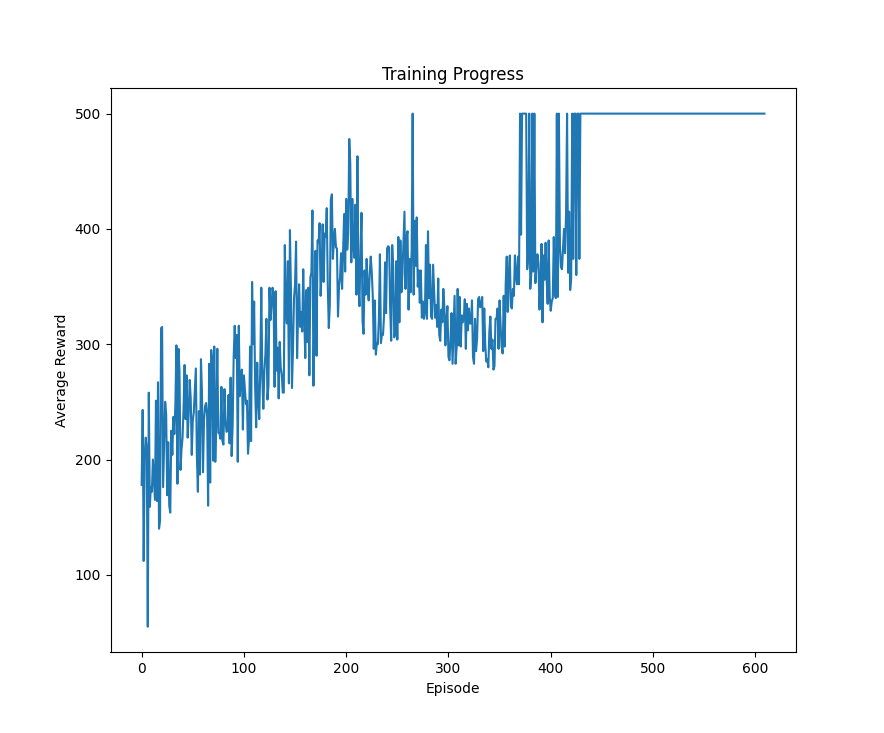

Generate this figure with Python:
import gymnasium as gym
import numpy as np
import tensorflow as tf
from tensorflow import keras
from tensorflow.keras import layers
import argparse
import os
import continuous_cartpole  # Make sure this line registers 'ContinuousCartPole-v0'
import edumip

import matplotlib.pyplot as plt


# Parse command line arguments
parser = argparse.ArgumentParser()
parser.add_argument("--mode", choices=["train", "preview"], required=True)
args = parser.parse_args()

# Create environment
env = gym.make("EduMIP-v2", render_mode="human" if args.mode == "preview" else None)
env = gym.wrappers.TimeLimit(env, max_episode_steps=500)

# Hyperparameters
gamma = 0.99
learning_rate = 0.0002
max_episodes = 9000
model_save_path = "model_policy_edumip.keras"

# Actor Network
# def create_actor():
#     inputs = keras.Input(shape=(env.observation_space.shape[0],))
#     x = layers.Dense(64, activation="relu")(inputs)
#     x = layers.Dense(64, activation="relu")(x)
#     mu = layers.Dense(1, activation="tanh")(x)  # Output mean between -1 and 1
#     sigma = layers.Dense(1, activation="softplus")(x)  # Output positive std deviation
#     return keras.Model(inputs=inputs, outputs=[mu, sigma])

actor = keras.models.load_model("model_policy_cartpole.keras") # Bootstrap off of the continuous cartpole.
optimizer = keras.optimizers.Adam(learning_rate=learning_rate)

# Function to sample an action
def sample_action(mu, sigma, episode):
    if episode > 1000:
        sigma = tf.maximum(0.01, sigma * 0.99)  # Decay sigma by 1% per episode, floor at 0.01
    action = tf.random.normal(shape=[1], mean=mu, stddev=sigma)
    return tf.clip_by_value(action, -1.0, 1.0)

# Function to compute returns (discounted rewards)
def compute_returns(rewards, gamma=0.99):
    returns = []
    G = 0
    for r in reversed(rewards):
        G = r + gamma * G
        returns.insert(0, G)
    returns = np.array(returns)
    # returns = (returns - returns.mean()) / (returns.std() + 1e-8)  # Normalize
    return returns

if args.mode == "train":
    all_rewards = []
    all_loss = []

    # Set up live plotting
    plt.ion()
    fig, ax = plt.subplots()
    rewards_plot, = ax.plot([], [])
    ax.set_xlabel('Episode')
    ax.set_ylabel('Average Reward')
    ax.set_title('Training Progress')

    try:
        for episode in range(1, max_episodes + 1):
            state, _ = env.reset()
            done = False
            episode_states = []
            episode_actions = []
            episode_rewards = []

            while not done:
                state_tensor = tf.convert_to_tensor(state[None, :], dtype=tf.float32)
                mu, sigma = actor(state_tensor)
                action = sample_action(mu, sigma, episode)

                next_state, reward, terminated, truncated, _ = env.step(action.numpy()[0])
                done = terminated or truncated

                episode_states.append(state)
                episode_actions.append(action.numpy()[0])
                episode_rewards.append(reward)

                state = next_state

            returns = compute_returns(episode_rewards, gamma)

            with tf.GradientTape() as tape:
                mu_sigma = actor(tf.convert_to_tensor(np.vstack(episode_states), dtype=tf.float32))
                mus, sigmas = mu_sigma[0], mu_sigma[1]

                sigmas = tf.clip_by_value(sigmas, 1e-4, 1.0)  # Avoid tiny sigmas that blow up

                actions_tensor = tf.convert_to_tensor(episode_actions, dtype=tf.float32)

                # Manual log probability calculation
                log_probs = -0.5 * tf.math.log(2.0 * np.pi * tf.square(sigmas)) \
                            - 0.5 * tf.square(actions_tensor - mus) / tf.square(sigmas)
                log_probs = tf.squeeze(log_probs, axis=-1)

                loss = -tf.reduce_mean(log_probs * returns)

            grads = tape.gradient(loss, actor.trainable_variables)
            optimizer.apply_gradients(zip(grads, actor.trainable_variables))

            all_rewards.append(np.sum(episode_rewards))
            all_loss.append(loss.numpy())

            if episode % 10 == 0:
                rewards_plot.set_xdata(np.arange(len(all_rewards)))
                rewards_plot.set_ydata(all_rewards)
                ax.relim()
                ax.autoscale_view()
                plt.pause(0.01)

            if episode % 100 == 0:
                print(f"Episode {episode}: Average Reward = {np.mean(all_rewards[-100:]):.2f}, Loss = {np.mean(all_loss[-100:]):.4f}")

    except KeyboardInterrupt:
        print("Training interrupted. Saving model...")
        
    # Save the trained model
    actor.save(model_save_path)
    print(f"Model saved to {model_save_path}")
    env.close()

elif args.mode == "preview":
    env = gym.make("EduMIP-v2", render_mode="human")
    if not os.path.exists(model_save_path):
        raise FileNotFoundError(f"Model file {model_save_path} not found. Train the model first.")

    actor = keras.models.load_model(model_save_path)
    print(f"Model loaded from {model_save_path}")

    test_episodes = 5
    for episode in range(test_episodes):
        state, _ = env.reset()
        done = False
        total_reward = 0
        while not done:
            state_tensor = tf.convert_to_tensor(state[None, :], dtype=tf.float32)
            mu, sigma = actor(state_tensor)
            action = tf.clip_by_value(mu, -1.0, 1.0)
            next_state, reward, terminated, truncated, _ = env.step(action.numpy()[0])
            done = terminated or truncated
            state = next_state
            total_reward += reward
            env.render()
        print(f"Test Episode {episode+1}: Total Reward = {total_reward}")
